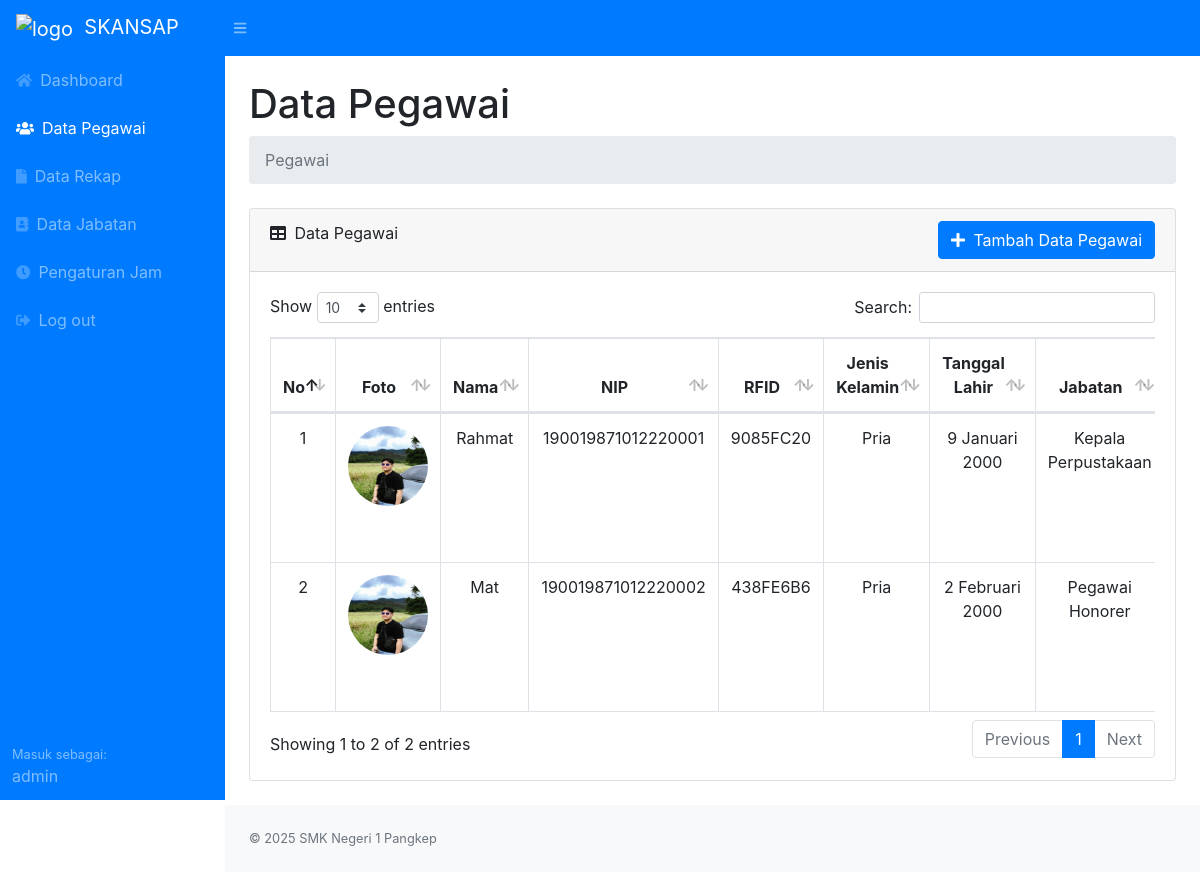
The app's page /data_pegawai.php (signed in) with its own data.
### tables this page shows
CREATE TABLE `pegawai` (
  `pegawai_id` int NOT NULL,
  `jabatan_id` int NOT NULL,
  `pegawai_rfid` varchar(30) NOT NULL,
  `pegawai_nama` varchar(50) NOT NULL,
  `pegawai_nip` varchar(18) NOT NULL,
  `pegawai_jeniskelamin` enum('M','F') NOT NULL,
  `pegawai_lahir` date NOT NULL,
  `pegawai_nomorhp` varchar(20) NOT NULL,
  `pegawai_alamat` varchar(500) NOT NULL,
  `pegawai_foto` varchar(255) NOT NULL,
  `pegawai_status` enum('1','0') NOT NULL DEFAULT '1'
);

CREATE TABLE `jabatan` (
  `jabatan_id` int NOT NULL,
  `jabatan_nama` varchar(50) NOT NULL
);

### config/function.php (called while the page is built, shortened)
<?php
function format_hari_tanggal($waktu, $mode = false)
{
    $hari_array = array(
        'Minggu',
        'Senin',
        'Selasa',
        'Rabu',
        'Kamis',
        'Jumat',
        'Sabtu'
    );
    $hr = date('w', strtotime($waktu));
    $hari = $hari_array[$hr];
    $tanggal = date('j', strtotime($waktu));
    $bulan_array = array(
        1 => 'Januari',
        2 => 'Februari',
        3 => 'Maret',
        4 => 'April',
        5 => 'Mei',
        6 => 'Juni',
        7 => 'Juli',
        8 => 'Agustus',
        9 => 'September',
        10 => 'Oktober',
        11 => 'November',
        12 => 'Desember',
    );
    $bl = date('n', strtotime($waktu));
    $bulan = $bulan_array[$bl];
    $tahun = date('Y', strtotime($waktu));
    if($mode == TRUE)
    {
        return "$tanggal $bulan $tahun";
    }else{
        return "$hari, $tanggal $bulan $tahun";
    }
}
function jenis_kelamin($jenis_kelamin)
{
    switch ($jenis_kelamin) {
        case 'M':
            $jenis_kelamin = "Pria";
            break;
    }
    return $jenis_kelamin;
}

### data_pegawai.php (the view, shortened to what this page needs)
<?php
$page = "Data Pegawai";
require_once("./header.php");
?>
<div id="layoutSidenav_content">
    <main>
        <div class="container-fluid">
            <h1 class="mt-4">Data Pegawai</h1>
            <ol class="breadcrumb mb-4">
                <li class="breadcrumb-item active">Pegawai</li>
            </ol>
            <div class="card mb-4">
                <div class="card-header d-flex justify-content-between">
                    <div>
                        <i class="fas fa-table mr-1"></i>
                        Data Pegawai
                    </div>
                    <div>
                        <a href="./tambah_pegawai.php">
                            <button type="button" class="btn btn-primary">
                                <i class="fas fa-plus mr-1"></i> Tambah Data Pegawai
                            </button>
                        </a>
                    </div>
                </div>
                <div class="card-body">
                    <div class="table-responsive">
                        <table class="table table-bordered" id="dataTable" width="100%" cellspacing="0">
                            <thead>
                                <tr class="text-center">
                                    <th>No</th>
                                    <th>Foto</th>
                                    <th>Nama</th>
                                    <th>NIP</th>
                                    <th>RFID</th>
                                    <th>Jenis Kelamin</th>
                                    <th>Tanggal Lahir</th>
                                    <th>Jabatan</th>
                                </tr>
                            </thead>
                            <tbody>
                            <?php
                            $no = 1;
                            $sql = "SELECT `pegawai`.`pegawai_id`, `pegawai`.`pegawai_nama`, `pegawai`.`pegawai_nip`, `pegawai`.`pegawai_jeniskelamin`, `pegawai`.`pegawai_lahir`, `pegawai`.`pegawai_foto`, `jabatan`.`jabatan_nama`, `pegawai`.`pegawai_rfid`
                                    FROM `pegawai`
                                    INNER JOIN `jabatan` ON `pegawai`.`jabatan_id` = `jabatan`.`jabatan_id`";
                            $result = $koneksi->query($sql);
                            while ($row = $result->fetch_assoc()) {
                                $pegawai_foto = $row['pegawai_foto'];
                                $pegawai_rfid = $row['pegawai_rfid'];
                                $pegawai_nama = $row['pegawai_nama'];
                                $pegawai_nip = $row['pegawai_nip'];
                                $pegawai_jeniskelamin = $row['pegawai_jeniskelamin'];
                                $pegawai_lahir = $row['pegawai_lahir'];
                                $jabatan_nama = $row['jabatan_nama'];
                            ?>
                                <tr class="text-center">
                                    <td><?php echo $no++; ?></td>
                                    <td><img src="./image/<?php echo $pegawai_foto ?>" class="rounded-circle"
                                            alt="Foto <?php echo $pegawai_nama ?>" width="80" height="80"></td>
                                    <td><?php echo $pegawai_nama; ?></td>
                                    <td><?php echo $pegawai_nip; ?></td>
                                    <td><?php echo $pegawai_rfid; ?></td>
                                    <td><?php echo jenis_kelamin($pegawai_jeniskelamin); ?></td>
                                    <td><?php echo format_hari_tanggal($pegawai_lahir, true); ?></td>
                                    <td><?php echo $jabatan_nama; ?></td>
                                </tr>
                                <?php
                            }
                            ?>
                            </tbody>
                        </table>
                    </div>
                </div>
            </div>
        </div>
    </main>
<?php
require_once("./footer.php");
?>

### header.php (shortened to what this page needs)
<?php
require_once("./config/function.php");
$username = $_SESSION['username'];
?>
<!DOCTYPE html>
<html lang="en">
<head>
    <link href="./assets/css/bootstrap.css" rel="stylesheet">
    <link href="./assets/css/dataTables.bootstrap4.min.css" rel="stylesheet">
</head>
<body class="sb-nav-fixed">
    <nav class="sb-topnav navbar navbar-expand navbar-dark bg-primary">
        <a class="navbar-brand" href="./"><img src="https://smkn1pangkep.sch.id/assets/media/logos/logo.png" alt="logo" style="width:40px;height:40px;">&nbsp; SKANSAP</a>
        <button class="btn btn-link btn-sm order-1 order-lg-0" id="sidebarToggle" href="#"><i
                class="fas fa-bars"></i></button>
    </nav>
    <div id="layoutSidenav">
        <div id="layoutSidenav_nav">
            <nav class="sb-sidenav accordion sb-sidenav-dark bg-primary" id="sidenavAccordion">
                <div class="sb-sidenav-menu">
                    <div class="nav">
                        <a class="nav-link <?php echo ($page == 'Dashboard') ? "active" : "" ?>" href="./">
                            <div class="sb-nav-link-icon"><i class="fas fa-home"></i></div>
                            Dashboard
                        </a>
                        <a class="nav-link <?php echo ($page == 'Data Pegawai') ? "active" : "" ?>"
                            href="./data_pegawai.php">
                            <div class="sb-nav-link-icon"><i class="fas fa-users"></i></div>
                            Data Pegawai
                        </a>
                        <a class="nav-link <?php echo ($page == 'Data Rekap') ? "active" : "" ?>"
                            href="./data_rekap.php">
                            <div class="sb-nav-link-icon"><i class="fas fa-file"></i></div>
                            Data Rekap
                        </a>
                            <a class="nav-link <?php echo ($page == 'Data Jabatan') ? "active" : "" ?>"
                            href="./data_jabatan.php">
                            <div class="sb-nav-link-icon"><i class="fas fa-address-book"></i></div>
                            Data Jabatan
                        </a>
                        <a class="nav-link <?php echo ($page == 'Pengaturan Jam') ? "active" : "" ?>"
                            href="./pengaturan_jam.php">
                            <div class="sb-nav-link-icon"><i class="fas fa-clock"></i></div>
                            Pengaturan Jam
                        </a>
                        <a class="nav-link" href="./auth/logout.php">
                            <div class="sb-nav-link-icon"><i class="fas fa-sign-out-alt"></i></div>
                            Log out
                        </a>
                    </div>
                </div>
                <div class="sb-sidenav-footer bg-primary">
                    <div class="small">Masuk sebagai:</div>
                    <?php echo $username; ?>
                </div>
            </nav>
        </div>

### footer.php (shortened to what this page needs)
    <footer class="py-4 bg-light mt-auto">
        <div class="container-fluid">
            <div class="d-flex align-items-center justify-content-between small">
                <div class="text-muted">  &copy; 2025 SMK Negeri 1 Pangkep</div>
            </div>
        </div>
    </footer>
</div>
</div>
</body>
</html>

### records on screen
pegawai: pegawai_foto (picture), pegawai_nama "Rahmat", pegawai_nip "190019871012220001", pegawai_rfid "9085FC20", pegawai_jeniskelamin "Pria", pegawai_lahir "9 Januari 2000", jabatan.jabatan_nama "Kepala Perpustakaan"
pegawai: pegawai_foto (picture), pegawai_nama "Mat", pegawai_nip "190019871012220002", pegawai_rfid "438FE6B6", pegawai_jeniskelamin "Pria", pegawai_lahir "2 Februari 2000", jabatan.jabatan_nama "Pegawai Honorer"

### other values on screen
$username "admin"
